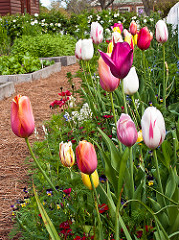
#> input picture img_1.jpg, 179 x 240 px
$ jupyter execute Crop_Resize_Flip.ipynb
#> lines starting #> are read from the running program, lines starting #| are printed output that depends on the picture
[cell 1]
import cv2
import matplotlib.pyplot as plt

[cell 2]
img=cv2.imread('img_1.jpg')
#> img is the input picture: shape (240, 179, 3); mean B, G, R 66.4, 111.6, 118.5

[cell 3]
img=img[:,:,::-1]

[cell 4]
plt.imshow(img)

[cell 5]
cropped_image = img[20:100, 60:150]
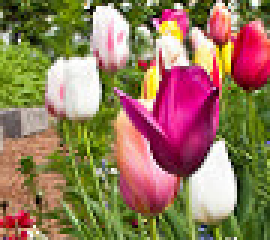
#> cropped_image: shape (80, 90, 3) (shown 3 times larger); mean R, G, B 149.6, 120.5, 91.4
plt.imshow(cropped_image)

[cell 6]
img.shape
#> Out = (240, 179, 3)

[cell 7]
img_resized=cv2.resize(img,None,fx=2,fy=2)
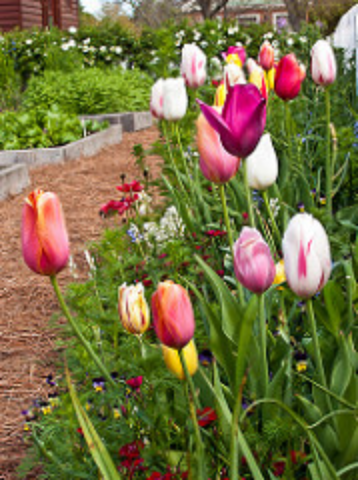
#> img_resized: shape (480, 358, 3); mean R, G, B 118.4, 111.5, 66.3
plt.imshow(img_resized)

[cell 8]
size=[179,120]
img_resized=cv2.resize(img,dsize=size)
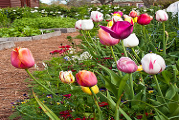
#> img_resized: shape (120, 179, 3); mean R, G, B 118.7, 111.8, 66.6
plt.imshow(img_resized)

[cell 9]
img_flipped=cv2.flip(img,-1)
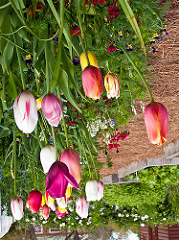
#> img_flipped: shape (240, 179, 3); mean R, G, B 118.5, 111.6, 66.4
plt.imshow(img_flipped)

$ run again, with img_2.jpg copied over img_1.jpg
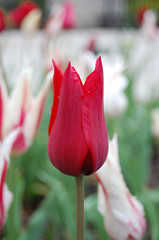
#> input picture img_2.jpg, 159 x 240 px
#> img is the input picture: shape (240, 159, 3); mean B, G, R 128, 135, 152.9
#> `img_resized=cv2.resize(img,dsize=size)`:
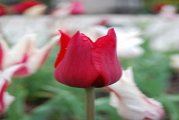
#> img_resized: shape (120, 179, 3); mean R, G, B 152.8, 134.9, 127.9
#> `img_flipped=cv2.flip(img,-1)`:
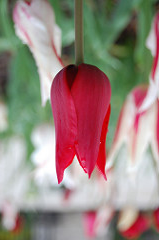
#> img_flipped: shape (240, 159, 3); mean R, G, B 152.9, 135, 128

$ run again, with img_3.jpg copied over img_1.jpg
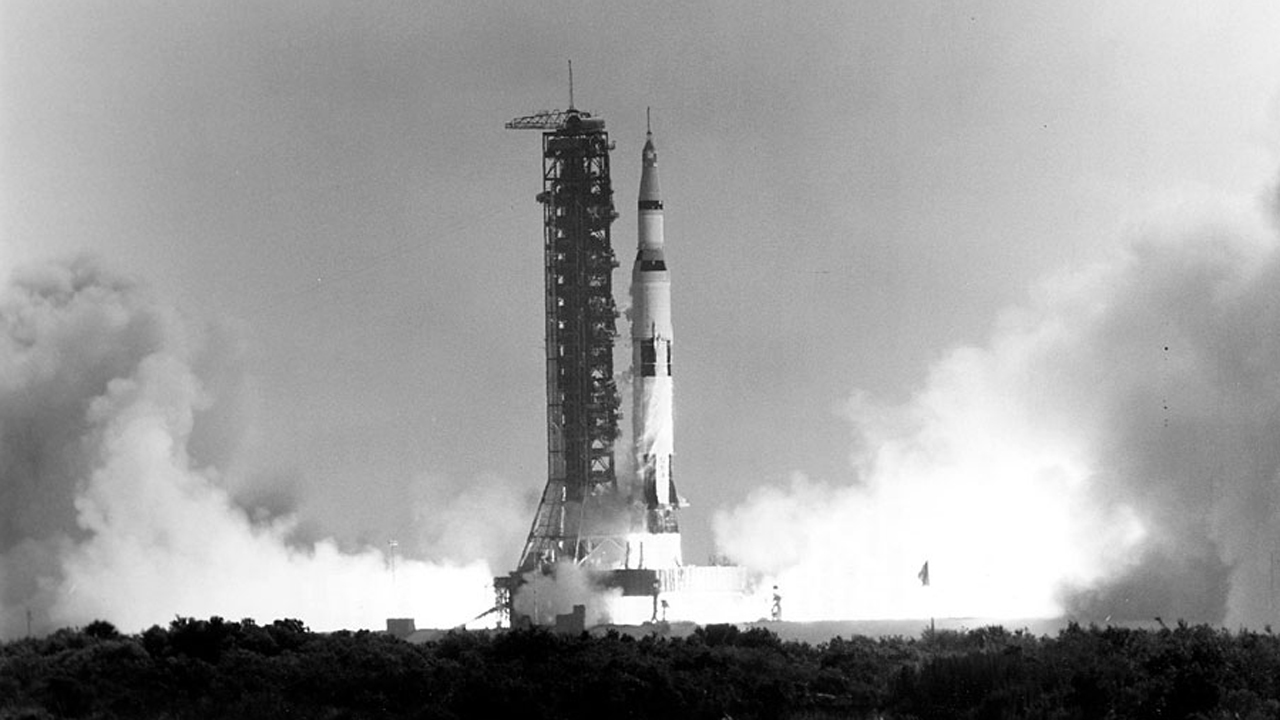
#> input picture img_3.jpg, 1280 x 720 px
#> img is the input picture: shape (720, 1280, 3); min 0, max 255, mean 156.2
#> `img_resized=cv2.resize(img,dsize=size)`:
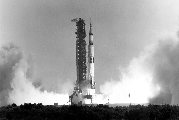
#> img_resized: shape (120, 179, 3); min 0, max 255, mean 156.2
#> `img_flipped=cv2.flip(img,-1)`:
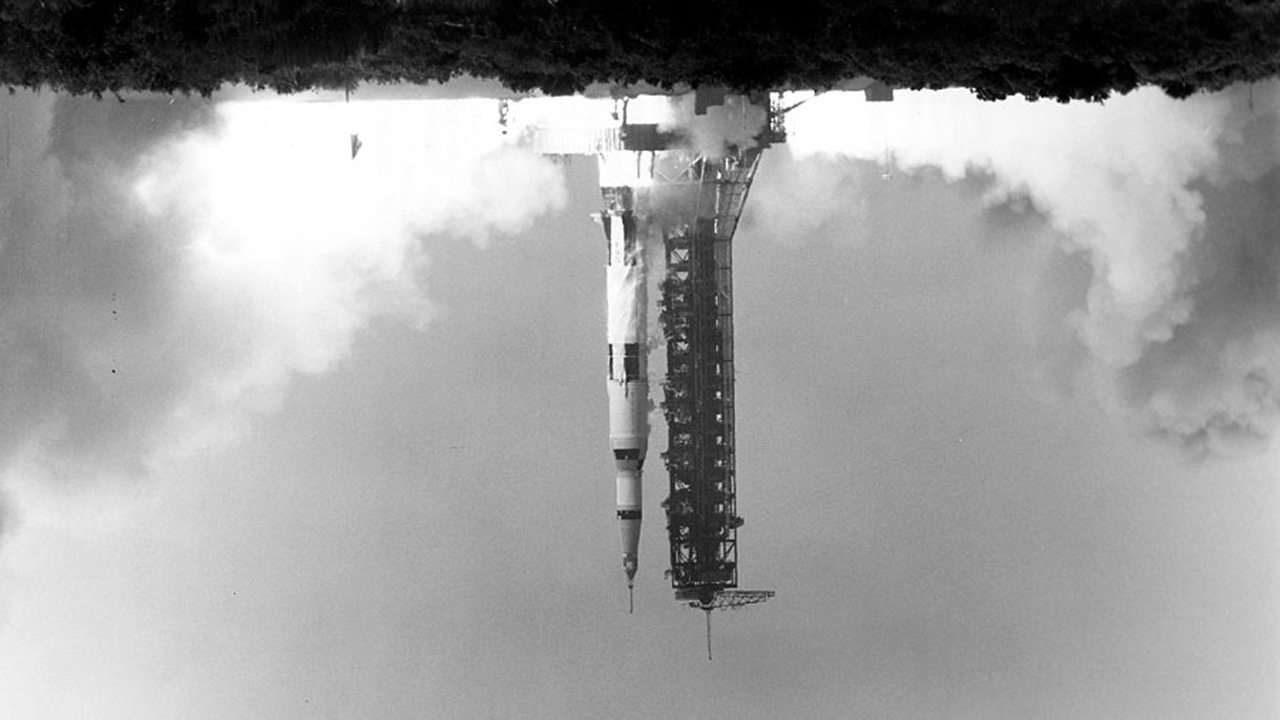
#> img_flipped: shape (720, 1280, 3); min 0, max 255, mean 156.2
